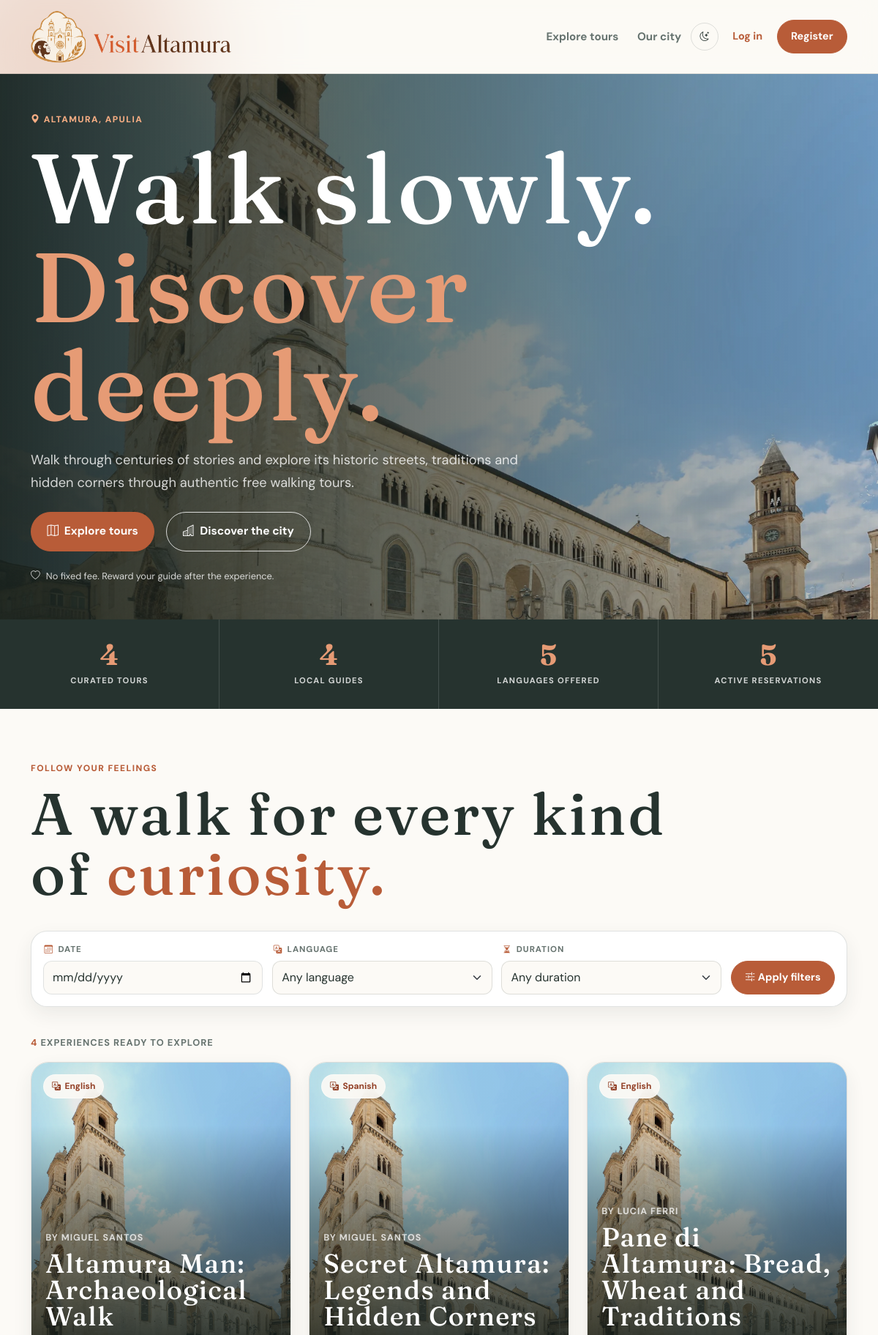
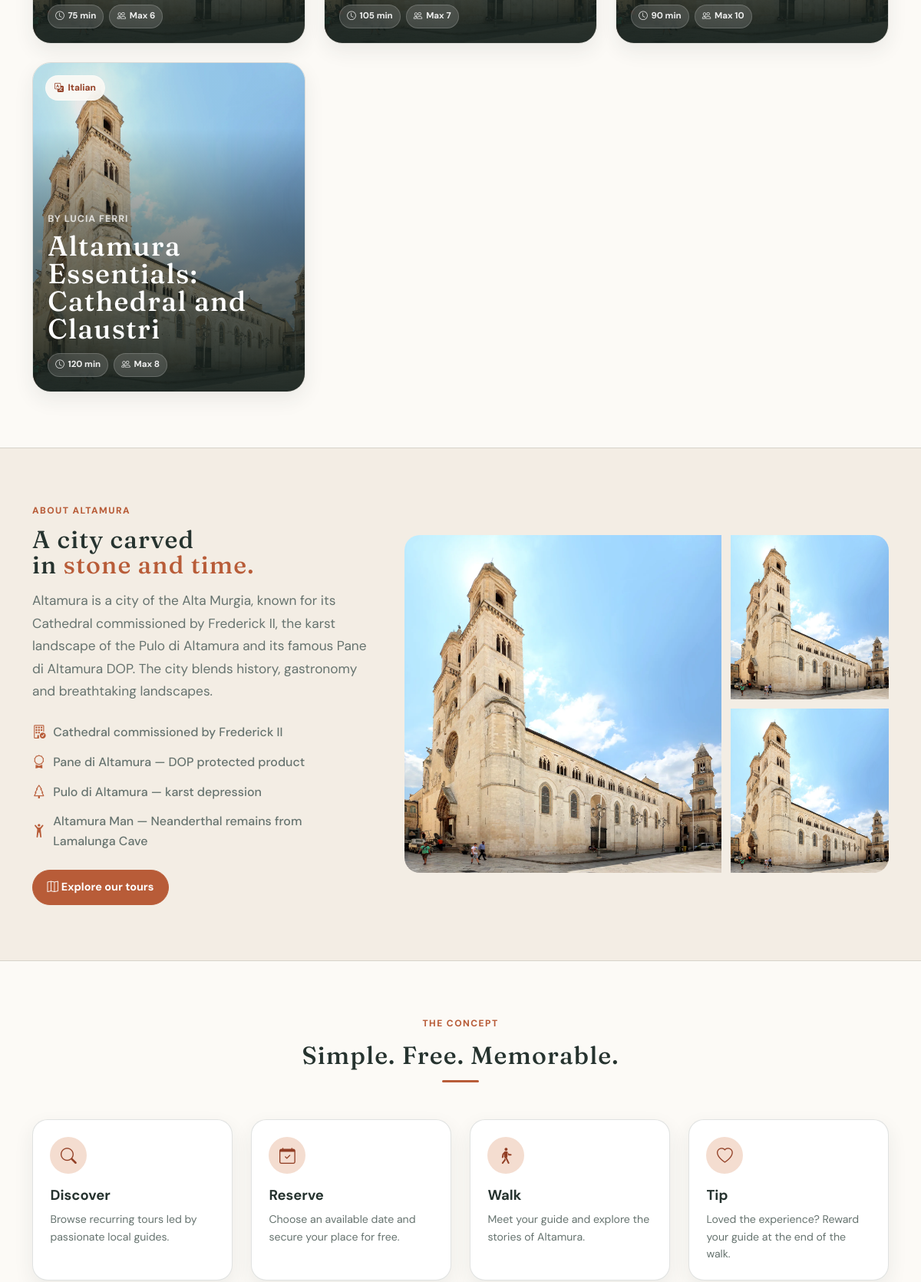
The page / (upper part) on the database its author committed (2 pictures, top to bottom).
### tables this page shows
CREATE TABLE "tours" (
	"id"	INTEGER NOT NULL UNIQUE,
	"title"	TEXT NOT NULL,
	"description"	TEXT NOT NULL,
	"guide_id"	INTEGER NOT NULL,
	"duration"	INTEGER NOT NULL CHECK("duration" > 0),
	"language"	TEXT NOT NULL CHECK("language" IN ('Italian', 'English', 'Spanish', 'Portuguese', 'German')),
	"meeting_point"	TEXT NOT NULL,
	"max_participants"	INTEGER NOT NULL CHECK("max_participants" > 0),
	"created_at"	TEXT NOT NULL DEFAULT CURRENT_TIMESTAMP,
	PRIMARY KEY("id" AUTOINCREMENT),
	FOREIGN KEY("guide_id") REFERENCES "users"("id"),
	FOREIGN KEY("guide_id","language") REFERENCES "guide_languages"("guide_id","language")
);

CREATE TABLE "users" (
	"id"	INTEGER NOT NULL UNIQUE,
	"first_name"	TEXT NOT NULL,
	"last_name"	TEXT NOT NULL,
	"email"	TEXT NOT NULL UNIQUE,
	"password"	TEXT NOT NULL,
	"role"	TEXT NOT NULL CHECK("role" IN ('guide', 'participant', 'admin')),
	"profile_img"	TEXT,
	"created_at"	TEXT NOT NULL DEFAULT CURRENT_TIMESTAMP,
	PRIMARY KEY("id" AUTOINCREMENT)
);

### app.py (the view)
@app.route('/')
def home():
    today = date.today().isoformat()
    filter_date = request.args.get('date', '').strip()
    filter_language = request.args.get('language', '').strip()
    filter_duration = request.args.get('duration', '').strip()
    if filter_date:
        filter_date = date.fromisoformat(filter_date) #converte la stringa in oggetto date
        if filter_date < date.today():
            filter_date = ''
    if filter_language not in LANGUAGES:
        filter_language = ''
    if filter_duration not in ('', 'short', 'medium', 'long'):
        filter_duration = ''
    db_tours = tours_dao.get_tours_by_filters(filter_date, filter_language, filter_duration)
    db_guide_languages = languages_dao.get_guide_languages()
    count_guides = users_dao.count_guides()
    count_tours = tours_dao.count_tours()
    count_reservations = reservations_dao.count_reservations_confirmed()
    count_guide_languages = languages_dao.count_guide_languages()
    return render_template('index.html',
                           p_tours=db_tours,
                           p_guide_languages=db_guide_languages,
                           p_count_guides=count_guides,
                           p_count_tours=count_tours,
                           p_count_reservations=count_reservations,
                           p_count_guide_languages=count_guide_languages,
                           p_filter_date=filter_date,
                           p_filter_language=filter_language,
                           p_filter_duration=filter_duration,
                           today=today)

### languages_dao.py (called while the page is built)
def get_guide_languages():
    query = "SELECT DISTINCT language FROM guide_languages ORDER BY language"
    conn = sqlite3.connect("VisitAltamura_db.db")
    conn.row_factory = sqlite3.Row
    cursor = conn.cursor()
    cursor.execute(query)
    languages = cursor.fetchall()
    conn.commit()
    cursor.close()
    conn.close()
    return [language['language'] for language in languages]

def count_guide_languages():
    query = "SELECT COUNT(DISTINCT language) FROM guide_languages"
    conn = sqlite3.connect("VisitAltamura_db.db")
    cursor = conn.cursor()
    cursor.execute(query)
    count = cursor.fetchone()[0]
    conn.commit()
    cursor.close()
    conn.close()
    return count

### reservations_dao.py (called while the page is built)
def count_reservations_confirmed():
    query = "SELECT COUNT(*) FROM reservations WHERE status = 'confirmed'"
    conn = sqlite3.connect("VisitAltamura_db.db")
    cursor = conn.cursor()
    cursor.execute(query)
    count = cursor.fetchone()[0]
    conn.commit()
    cursor.close()
    conn.close()
    return count

### tours_dao.py (called while the page is built)
def count_tours():
    query = "SELECT COUNT(*) FROM tours"
    conn = sqlite3.connect("VisitAltamura_db.db")
    cursor = conn.cursor()
    cursor.execute(query)
    count = cursor.fetchone()[0]
    conn.commit()
    cursor.close()
    conn.close()
    return count

### users_dao.py (called while the page is built)
def count_guides():
    query = "SELECT COUNT(*) FROM users WHERE role = 'guide'"
    conn = sqlite3.connect("VisitAltamura_db.db")
    cursor = conn.cursor()
    cursor.execute(query)
    count = cursor.fetchone()[0]
    conn.commit()
    cursor.close()
    conn.close()
    return count

### templates/index.html (shortened to what this page needs)
{% extends "base.html" %}
{% block content %}
<section class="hero-home">
    <div class="container-xl hero-content-wrapper">
        <div class="py-5">
            <span class="hero-badge mb-3 reveal reveal-delay-1">
                <i class="bi bi-geo-alt-fill icon"></i>
                ALTAMURA, APULIA
            </span>
            <h1 class="hero-title mt-3 reveal reveal-delay-2">
                Walk slowly.<br>
                <span class="reveal reveal-delay-3">Discover deeply.</span>
            </h1>
            <p class="hero-text mt-3 reveal reveal-delay-4">
                Walk through centuries of stories and explore its historic streets, traditions and hidden
                corners through authentic free walking tours.
            </p>
            <div class="d-flex flex-wrap gap-3 mt-4 reveal reveal-delay-5">
                <a class="btn btn-brand btn-lg" href="#tours">
                    <i class="bi bi-map me-1"></i>
                    Explore tours
                </a>
                <a class="btn btn-outline-brand btn-lg" href="#our-city">
                    <i class="bi bi-buildings me-1"></i>
                    Discover the city
                </a>
            </div>
            <div class="hero-note align-items-center d-flex gap-2 mt-4 reveal reveal-delay-6"> <i
                    class="bi bi-heart"></i> No fixed fee. Reward your guide after the experience.
            </div>
        </div>
    </div>
</section>
<section class="stats-section">
    <div class="row g-0 m-0">
        <article class="col-lg-3 col-md-6 stats"> <strong class="counter">{{ p_count_tours | default(0) }}</strong>
            <span>CURATED TOURS</span>
        </article>
        <article class="col-lg-3 col-md-6 stats"> <strong class="counter">{{ p_count_guides | default(0) }}</strong>
            <span>LOCAL GUIDES</span>
        </article>
        <article class="col-lg-3 col-md-6 stats"> <strong class="counter">{{ p_count_guide_languages | default(0)
                }}</strong> <span>LANGUAGES OFFERED</span> </article>
        <article class="col-lg-3 col-md-6 stats"> <strong class="counter">{{ p_count_reservations | default(0)
                }}</strong> <span>ACTIVE RESERVATIONS</span> </article>
    </div>
</section>
<section class="section" id="tours">
    <div class="container-xl">
        <div class="section-title reveal reveal-delay-1">
            <div>
                <p class="section-badge">Follow your feelings</p>
                <h2>A walk for every kind<br>of <span>curiosity.</span></h2>
            </div>
        </div>
        <form class="filters reveal reveal-delay-2" action="{{ url_for('home') }}#tours" method="get">
            <div class="filter">
                <label for="filterDate"><i class="bi bi-calendar3"></i><span>DATE</span></label>
                <input class="form-control" id="filterDate" name="date" type="date" value="{{ p_filter_date }}"
                    min="{{ today }}">
            </div>
            <div class="filter">
                <label for="filterLanguage"><i class="bi bi-translate"></i><span>LANGUAGE</span></label>
                <select class="form-select" id="filterLanguage" name="language">
                    <option value="">Any language</option>
                </select>
            </div>
            <div class="filter">
                <label for="filterDuration"><i class="bi bi-hourglass-split"></i><span>DURATION</span></label>
                <select class="form-select" id="filterDuration" name="duration">
                    <option value="">Any duration</option>
                </select>
            </div>
            <div class="filter-button">
                <button class="btn btn-brand" type="submit"><i class="bi bi-sliders2"></i> Apply filters</button>
            </div>
        </form>
        <div class="tour-count reveal reveal-delay-3">
            <span>{{ p_tours|length }}</span> EXPERIENCE{% if p_tours|length != 1 %}S{% endif %} READY TO EXPLORE
        </div>
        {% if p_tours %}
        <section class="row g-4 reveal reveal-delay-4">
            {% for tour in p_tours %}
            <article class="col-12 col-md-6 col-xl-4">
                <a class="tour-card" href="{{ url_for('tour', tour_id=tour.id) }}">
                    {% if tour.path_img %}
                    <img class="tour-card-img" src="{{ url_for('static', filename=tour.path_img) }}"
                        alt="{{ tour.title }} image">
                    {% else %}
                    <div class="tour-card-placeholder">
                        <i class="bi bi-map"></i>
                    </div>
                    {% endif %}
                    <div class="tour-card-overlay">
                    </div>
                    <div class="tour-card-badge">
                        <span>
                            <i class="bi bi-translate"></i>
                            {{ tour.language }}
                        </span>
                    </div>
                    <div class="tour-card-body">
                        <p class="tour-card-guide">
                            By {{ tour.first_name }} {{ tour.last_name }}
                        </p>
                        <h3 class="tour-card-title">
                            {{ tour.title }}
                        </h3>
                        <div class="tour-card-info-wrapper">
                            <span class="tour-card-info">
                                <i class="bi bi-clock"></i>
                                {{ tour.duration }} min
                            </span>
                            <span class="tour-card-info">
                                <i class="bi bi-people"></i>
                                Max {{ tour.max_participants }}
                            </span>
                        </div>
                    </div>
                </a>
            </article>
            {% endfor %}
        </section>
        {% endif %}
    </div>
</section>
<section class="section our-city-section" id="our-city">
    <div class="container-xl">
        <div class="row g-5 align-items-center">
            <div class="col-lg-5 reveal reveal-delay-1">
                <p class="section-badge">About Altamura</p>
                <h2>A city carved<br>in <span>stone and time.</span></h2>
                <p class="section-text mt-3">
                    Altamura is a city of the Alta Murgia, known for its Cathedral
                    commissioned by Frederick II, the karst landscape of the Pulo di
                    Altamura and its famous Pane di Altamura DOP. The city blends
                    history, gastronomy and breathtaking landscapes.
                </p>
                <ul class="city-facts mt-4">
                    <li><i class="bi bi-building-check"></i> Cathedral commissioned by Frederick II</li>
                    <li><i class="bi bi-award"></i> Pane di Altamura — DOP protected product</li>
                    <li><i class="bi bi-tree"></i> Pulo di Altamura — karst depression</li>
                    <li><i class="bi bi-person-arms-up"></i> Altamura Man — Neanderthal remains from Lamalunga Cave
                    </li>
                </ul>
                <a class="btn btn-brand mt-4" href="#tours">
                    <i class="bi bi-map me-1"></i>Explore our tours
                </a>
            </div>
            <div class="col-lg-7 reveal reveal-delay-2">
                <div class="city-img-grid">
                    <img src="{{ url_for('static', filename='images/tours/cathedral.webp') }}"
                        alt="Cattedrale di Altamura" class="city-img city-img-main">
                    <img src="{{ url_for('static', filename='images/tours/claustri.webp') }}"
                        alt="Chiostri del centro storico" class="city-img city-img-sm-1">
                    <img src="{{ url_for('static', filename='images/tours/pane-altamura.webp') }}"
                        alt="Pane DOP di Altamura" class="city-img city-img-sm-2">
                </div>
            </div>
        </div>
    </div>
</section>
<section class="section" id="how-it-works">
    <div class="container">
        <div class="justify-content-center text-center mb-5">
            <div class="section-badge mx-auto mb-3 reveal">The concept</div>
            <h2 class="reveal">Simple. Free. Memorable.</h2>
            <div class="section-divider mx-auto mt-3 reveal"></div>
        </div>
        <div class="row g-4">
            <div class="col-sm-6 col-lg-3">
                <article class="step-card reveal">
                    <span class="step-card-icon"><i class="bi bi-search icon"></i></span>
                    <h4>Discover</h4>
                    <p>Browse recurring tours led by passionate local guides.</p>
                </article>
            </div>
            <div class="col-sm-6 col-lg-3">
                <article class="step-card reveal">
                    <span class="step-card-icon"><i class="bi bi-calendar-check icon"></i></span>
                    <h4>Reserve</h4>
                    <p>Choose an available date and secure your place for free.</p>
                </article>
            </div>
            <div class="col-sm-6 col-lg-3">
                <article class="step-card reveal">
                    <span class="step-card-icon"><i class="bi bi-person-walking icon"></i></span>
                    <h4>Walk</h4>
                    <p>Meet your guide and explore the stories of Altamura.</p>
                </article>
            </div>
            <div class="col-sm-6 col-lg-3">
                <article class="step-card reveal">
                    <span class="step-card-icon"><i class="bi bi-heart icon"></i></span>
                    <h4>Tip</h4>
                    <p>Loved the experience? Reward your guide at the end of the walk.</p>
                </article>
            </div>
        </div>
    </div>
</section>
{% endblock %}

### templates/base.html (shortened to what this page needs)
<!DOCTYPE html>
<html lang="en">
<head>
    <link href="https://cdn.jsdelivr.net/npm/bootstrap@5.3.8/dist/css/bootstrap.min.css" rel="stylesheet"
>
    <link rel="stylesheet" href="https://cdn.jsdelivr.net/npm/bootstrap-icons@1.13.1/font/bootstrap-icons.min.css">
    <link rel="stylesheet" href="{{ url_for('static', filename='styles/styles.css') }}">
</head>
<body class="d-flex flex-column min-vh-100">
    <header class="header-site">
        <nav class="navbar">
            <div class="container-xl">
                <a class="navbar-brand" href="{{ url_for('home') }}">
                    <img src="{{ url_for('static', filename='images/Logo_VisitAltamura.png') }}"
                        alt="VisitAltamura logo">
                </a>
                <ul class="nav nav-links align-items-center">
                    <li class="nav-item"><a href="{{ url_for('home') }}#tours" class="nav-link">Explore tours</a></li>
                    <li class="nav-item"><a href="{{ url_for('home') }}#our-city" class="nav-link">Our city</a></li>
                    <li class="nav-item">
                        <button class="btn btn-sm btn-theme" id="btn-theme" type="button" aria-label="Enable dark mode"
                            title="Enable dark mode">
                            <i class="bi bi-moon-stars"></i>
                        </button>
                    </li>
                    {% if current_user.is_authenticated %}
                    <li class="nav-item"><a href="{{ url_for('home') }}" class="btn btn-link-brand">Profile</a></li>
                    <li class="nav-item"><a href="{{ url_for('logout') }}" class="btn btn-brand">Log out</a></li>
                    {% else %}
                    <li class="nav-item"><a href="{{ url_for('login') }}" class="btn btn-link-brand">Log in</a></li>
                    <li class="nav-item"><a href="{{ url_for('signup') }}" class="btn btn-brand">Register</a></li>
                    {% endif %}
                </ul>
            </div>
        </nav>
    </header>
    <main class="flex-grow-1">
        {% block content %}
        {% endblock %}
    </main>
</body>
</html>

### rows shown on the page
tours: language "English", first_name "MIGUEL", last_name "SANTOS", title "Altamura Man: Archaeological Walk", duration "75", max_participants "6"
tours: language "Spanish", first_name "MIGUEL", last_name "SANTOS", title "Secret Altamura: Legends and Hidden Corners", duration "105", max_participants "7"
tours: language "English", first_name "LUCIA", last_name "FERRI", title "Pane di Altamura: Bread, Wheat and Traditions", duration "90", max_participants "10"
tours: language "Italian", first_name "LUCIA", last_name "FERRI", title "Altamura Essentials: Cathedral and Claustri", duration "120", max_participants "8"

### other values the page prints
{{ p_count_tours | default(0) }} "4"
{{ p_count_guides | default(0) }} "4"
{{ p_count_guide_languages | default(0) }} "5"
{{ p_count_reservations | default(0) }} "5"
{{ p_tours|length }} "4"
